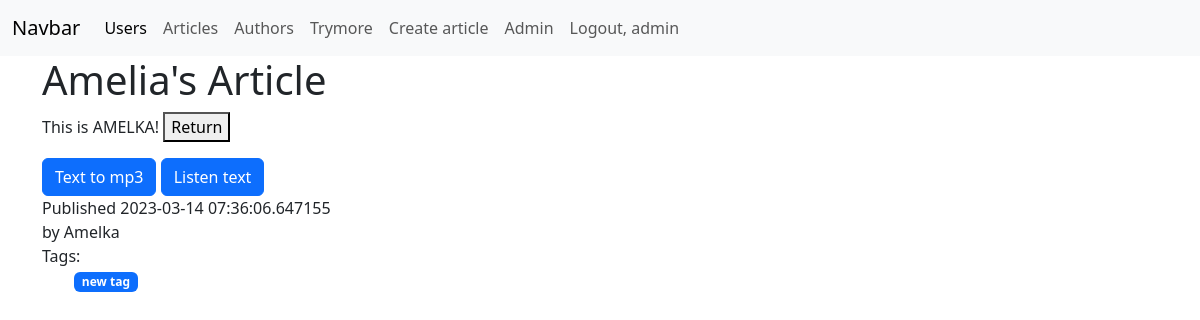
The page /articles/3 (signed in) on the database its author committed.
### blog/models/user.py (models this page shows, shortened)
class User(db.Model, UserMixin):
    __tablename__ = 'users'
    id: db.Column = db.Column(db.Integer, primary_key=True)
    first_name = db.Column(String(120), unique=False, nullable=False, default="", server_default="")
    last_name = db.Column(String(120), unique=False, nullable=False, default="", server_default="")
    username: db.Column = db.Column(db.String(80), unique=True, nullable=False)
    is_staff: db.Column = db.Column(db.Boolean, nullable=False, default=False)
    img: db.Column = db.Column(db.String(80), nullable=False, default='None')
    email: db.Column = db.Column(db.String(255), nullable=False, unique=False, default="", server_default="")
    _password = db.Column(LargeBinary, nullable=True,)
    author = relationship("Author", uselist=False, back_populates="user")
    def __str__(self):
        return self.username
    @property
    def password(self):
        return self._password

### blog/models/articles.py (models this page shows, shortened)
class Article(db.Model):
    __tablename__ = 'articles'
    id = db.Column(Integer, primary_key=True)
    title = db.Column(String(80), unique=True, nullable=False)
    text = db.Column(db.Text, default="", server_default="")
    dt_created = db.Column(DateTime, default=datetime.utcnow, server_default=func.now())
    dt_updated = db.Column(DateTime, default=datetime.utcnow, onupdate=datetime.utcnow)
    author_id = db.Column(Integer, ForeignKey("authors.id"))
    author = relationship("Author", back_populates="articles")
    def __str__(self):
        return self.title
    tags = relationship(
        "Tag",
        secondary=article_tag_association_table,
        back_populates="articles",
    )

### blog/models/tag.py (models this page shows)
class Tag(db.Model):
    id = Column(Integer, primary_key=True)
    name = Column(String(32), nullable=False, default="", server_default="")
    articles = relationship(
        "Article",
        secondary=article_tag_association_table,
        back_populates="tags",
    )

### blog/articles/views.py (the view)
@articles_app.route('/<int:article_id>')
def get_article(article_id: int):
    article = Article.query.filter_by(id=article_id).options(joinedload(Article.tags)).one_or_none()  # подгружаем связанные теги!
    user = User.query.filter_by(id=article_id).one_or_none()
    print(article)
    try:
        if article is not None:
            return render_template('articles/details.html', article=article, user=user)
        else:
            raise KeyError
    except KeyError:
        raise NotFound(f'Article id {article_id} not found')

### blog/app.py (called while the page is built)
def register_extensions(app):
    db.init_app(app)
    migrate.init_app(app, db, compare_type=True)
    csrf.init_app(app)
    admin.init_app(app)
    flask_bcrypt.init_app(app)
    login_manager.login_view = 'auth_app.login'
    login_manager.init_app(app)
    @login_manager.user_loader
    def load_user(user_id):
        return User.query.get(int(user_id))

### blog/templates/articles/details.html (shortened to what this page needs)
{% extends 'base.html' %}
{% block body %}
{% if current_user.is_authenticated %}
<h1>{{ article.title }}</h1>
<div>
    <p>{{ article.text }}
    <a href="{{ url_for('articles_app.list') }}">
        <button name="forwardBtn" type="submit">Return</button>
    </a>
    </p>
    <a href="{{ url_for('articles_app.text', text=article.text) }}" class="btn btn-primary">Text to mp3</a>
    <a href="{{ url_for('articles_app.audio') }}" class="btn btn-primary">Listen text</a>
    <div>Published {{ article.dt_created }}</div>
    <div>by {{ article.author.user.username }}</div>
    {% if article.tags %}
    <div>Tags:</div>
    <ul>
        {% for tag in article.tags %}
        <li class="badge bg-primary">{{ tag.name }}</li>
        {% endfor %}
    </ul>
    {% endif %}
</div>
{% else %}
<h1> Авторизуйтесь для просмотра статей </h1>
{% endif %}
{% endblock %}

### blog/templates/navbar.html (shortened to what this page needs)
<nav class="navbar navbar-expand-lg bg-body-tertiary">
    <div class="container-fluid">
        <a class="navbar-brand" href="#">Navbar</a>
        <div class="collapse navbar-collapse" id="navbarNav">
            <ul class="navbar-nav">
                <li class="nav-item">
                    <a class="nav-link active" aria-current="page" href="{{ url_for('user_app.user_list') }}">Users</a>
                </li>
                <li class="nav-item">
                    <a class="nav-link" href="{{ url_for('articles_app.list') }}">Articles</a>
                </li>
                <li class="nav-item">
                    <a class="nav-link" href="{{ url_for('authors_app.list') }}">Authors</a>
                </li>
                <li class="nav-item">
                    <a class="nav-link" href="{{ url_for('trymore_app.list') }}">Trymore</a>
                </li>
                {% if current_user.is_authenticated %}
                <li class="nav-item">
                    <a class="nav-link" href="{{ url_for('articles_app.create') }}">Create article</a>
                </li>
                {% if current_user.is_staff %}
                <li class="nav-item">
                    <a class="nav-link" href="{{ url_for('admin.index') }}">Admin</a>
                </li>
                {% endif %}
                <li class="nav-item">
                    <a class="nav-link" href="{{ url_for('auth_app.logout') }}">Logout, {{ current_user }} </a>
                </li>
                {% endif %}
            </ul>
        </div>
    </div>
</nav>

### rows shown on the page
User: username "admin"
Article: title "Amelia's Article", text "This is AMELKA!", dt_created "2023-03-14 07:36:06.647155"
User: author.user.username "Amelka"
Tag: name "new tag"
